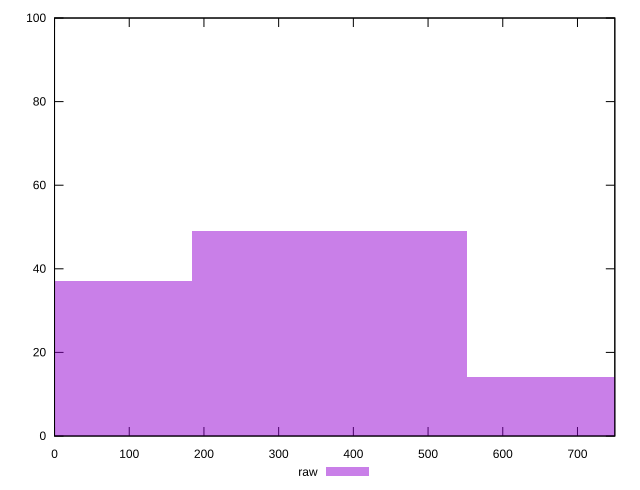

Source code (gnuplot):
reset

$raw <<EOF
0 37
367.8910385506043 49
735.7820771012086 14
EOF

set key outside below
set boxwidth 367.8910385506043
set xrange [0:750]
set yrange [0:100]
set trange [0:100]
set style fill transparent solid 0.5 noborder
set terminal svg size 640, 490 enhanced background rgb 'white'
set output "reprap/unused-css-rules/samples/pages/raw/histogram.svg"

plot $raw title "raw" with boxes

reset
